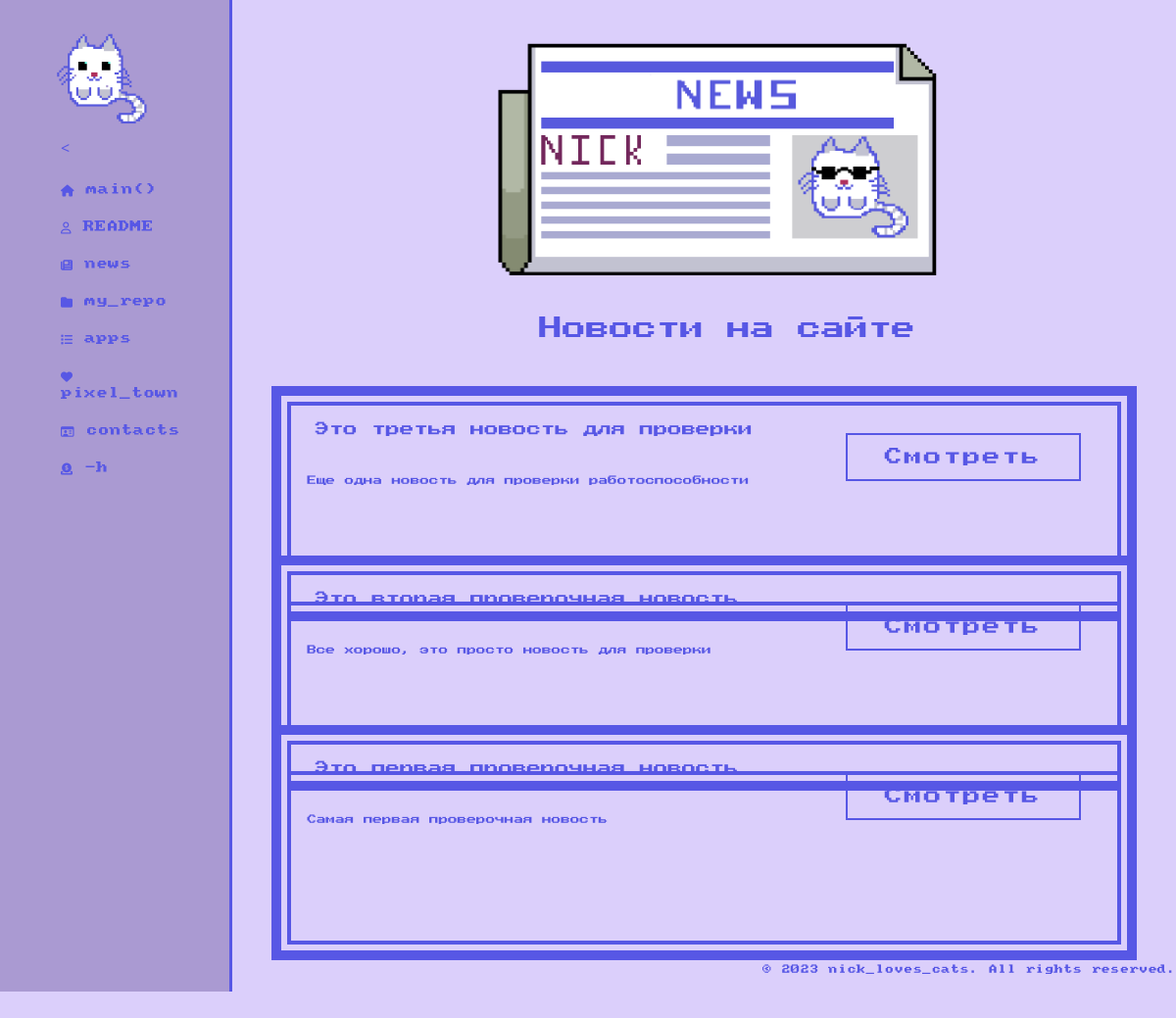
Page /news/ on the committed database.
### news/models.py (models this page shows, shortened)
class Articles(models.Model):
    title = models.CharField('Название', max_length=50)
    intro = models.CharField('Анонс', max_length=250)
    text = models.TextField('Текст новости')
    date = models.DateTimeField('Дата публикации')
    class Meta:
        verbose_name = 'Новость'
        verbose_name_plural = 'Новости'

### news/views.py (the view)
# urls.py: path('', views.news_home, name='news_home'),
def news_home(request):
    news = Articles.objects.order_by('date')
    return render(request, 'news/news_home.html', {"news": news})

### news/templates/news/news_home.html (shortened to what this page needs)
{% load static %}
<!doctype html>
<html lang="ru">
<head>
    <link rel="stylesheet" href="https://cdn.jsdelivr.net/npm/bootstrap@5.2.3/dist/css/bootstrap.min.css">
    <link rel="stylesheet" href="{% static 'main/css/news.css' %}">
</head>
<body>
    <div class="right">
        <aside>
            <img src="{% static 'main/img/cat_gif.gif' %}" alt="Лого">
            <ul>
                <<a href="{% url 'home' %}"><li><i class="fa-solid fa-house fa-beat-fade"></i> main()</li></a>
                <a href="{% url 'about_me' %}"><li><i class="fa-regular fa-user fa-beat-fade"></i> README</li></a>
                <a href="{% url 'news_home' %}"><li><i class="fa-solid fa-newspaper fa-beat-fade"></i> news</li></a>
                <a href="{% url 'repos' %}"><li><i class="fa-solid fa-folder fa-beat-fade"></i> my_repo</li></a>
                <a href="{% url 'apps' %}"><li><i class="fa-solid fa-list fa-beat-fade"></i> apps</li></a>
                <a href="{% url 'pixel_town' %}"><li><i class="fa-solid fa-heart fa-beat"></i> pixel_town</li></a>
                <a href="{% url 'contact_page' %}"><li><i class="fa-regular fa-id-card fa-beat-fade"></i> contacts</li></a>
                <a href="{% url 'help_me' %}"><li><i class="fa-solid fa-circle-dollar-to-slot fa-beat-fade"></i> -h</li></a>
            </ul>
        </aside>
        <main>
            <div class="features">
                <img src="{% static 'main/img/news-pic.png' %}" alt="">
                <h1 id="NEWS">Новости на сайте</h1>
            <div class="news">
                {% if news %}
                    {% for el in news %}
                        <div class="news_window">
                            <h3 id="title_news">{{ el.title }}</h3>
                            <p id="news_intro">{{ el.intro }}</p>
                        </div>
                        <div class="wrapper">
                            <a href="{% url 'news_detail' el.id %}"  id="btn_watch"><span>Смотреть</span></a>
                        </div>
                    {% endfor %}
                {% else %}
                    <p>Новостей нет</p>
                {% endif %}
            </div>
            </div>
            <footer class="page_end">
                        <p>
                            © 2023 nick_loves_cats. All rights reserved.
                        </p>
                </footer>
        </main>
    </div>
</body>
</html>

### main/static/main/css/news.css (style rules this page uses)
html { height: max-content; position: relative; }
body { display: inline-block; background-color: #dbcffb; margin: 0; padding: 0; height: max-content; width: 100%; }
.right { display: flex; height: 100%; }
aside { float: left; background-color: #aa9ad2; width: 20%; padding: 0 2.5% 2.5% 2.5%; color: #5757e5; border-right: 3px solid #5757e5; }
aside img { margin-right: 10%; width: 80%; float: left; }
aside ul { list-style: none; float: left; position: sticky; top: 20px; }
aside ul li { color: #5757e5; display: block; margin-top: 20px; font-family: "amstrad"; font-size: 1vw; transition: transform .6s ease; }
main { position: relative; display: flex; flex-direction: column; height: 100%; width: 100%; flex-shrink: 10; }
.features { color: #5757e5; margin-top: 40px; width: 100%; font-family: "amstrad"; }
.features img { display: block; margin: auto; width: 50%; height: 30%; }
.features h1 { margin-top: 5vh; margin-left: 5%; margin-bottom: 5vh; font-size: 2vw; text-align: center; font-family: "rus_amstrad"; }
.news_window { color: #5757e5; box-shadow: 0 0 0 4px #5757e5, 0 0 0 10px #dbcffb, 0 0 0 20px #5757e5; margin: 8vh 5vw 12vh 5vw; height: 25vh; }
#title_news { width: 100%; margin-left: 3%; font-family: "amstrad", "rus_amstrad"; line-height: 45px; text-align: justify; font-size: 1.2vw; }
#news_intro { margin-right: 8%; margin-left: 2%; font-family: "amstrad", "rus_amstrad"; line-height: 45px; text-align: justify; font-size: 0.8vw; }
.wrapper { display: block; margin-left: 65%; color: #5757e5; margin-top: -20vh ; margin-bottom: 12vh; }
.wrapper a { display: block; width: 20vw; line-height: 45px; text-decoration: none; color: #5757e5; border: 2px solid #5757e5; letter-spacing: 2px; position: relative; transition: all .35s; }
.wrapper a span { position: relative; z-index: 2; }
.wrapper a:after { position: absolute; content: ""; top: 0; left: 0; width: 0; height: 100%; background: #5757e5; transition: all .35s; }
#btn_watch { font-family: "rus_amstrad"; line-height: 45px; text-align: center; font-size: 1.5vw; }
footer { float: right; color: #5757e5; margin-top: 5%; }
footer p { font-family: amstrad; text-align: right ; font-size: 0.8vw }

### news/templates/news/news_home.html (style rules this page uses)
a { text-decoration: none; }

### rows in the picture
Articles: title "Это третья новость для проверки", intro "Еще одна новость для проверки работоспособности"
Articles: title "Это вторая проверочная новость", intro "Все хорошо, это просто новость для проверки"
Articles: title "Это первая проверочная новость", intro "Самая первая проверочная новость"
